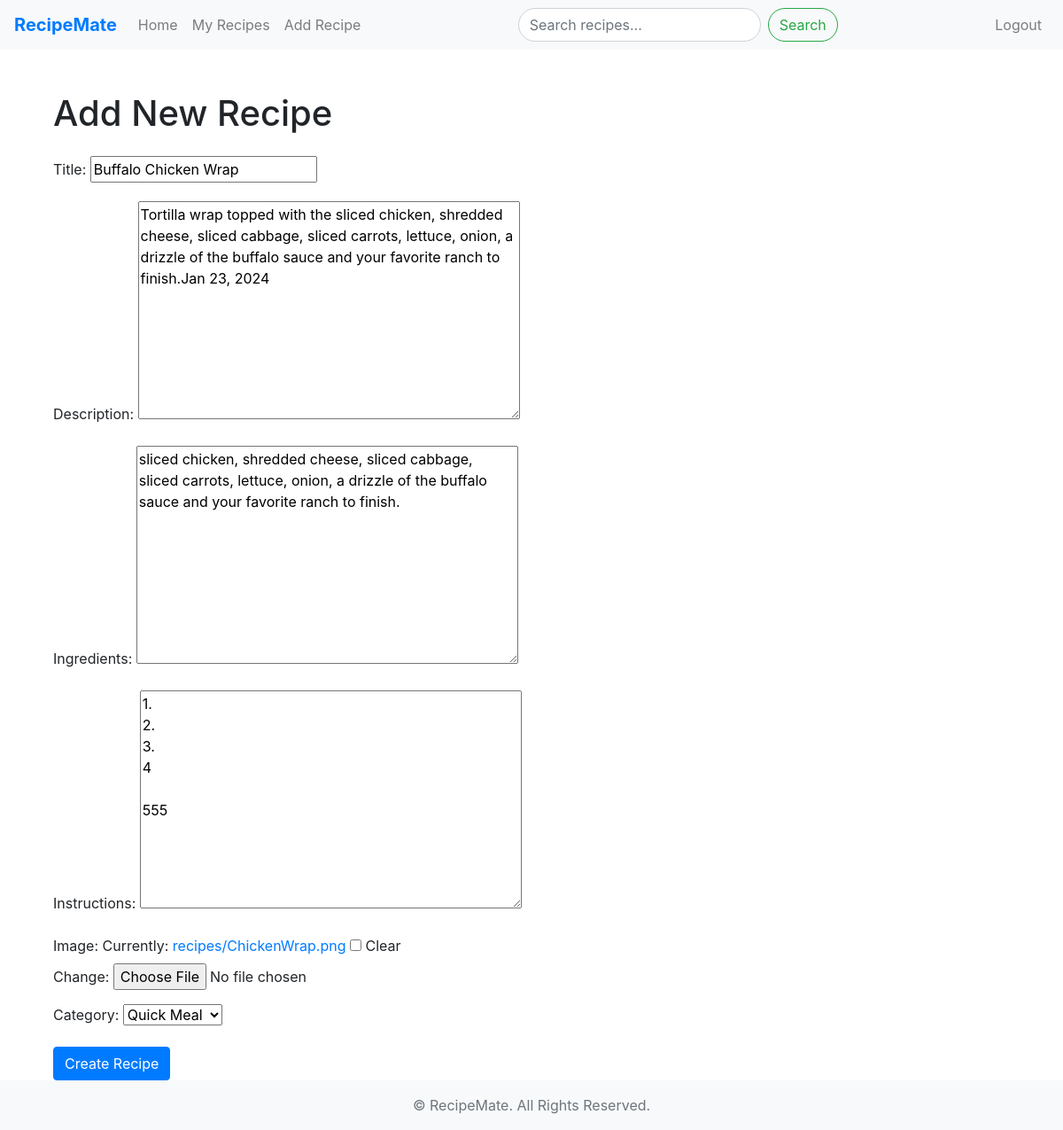
The page /recipes/3/edit/ (signed in) on the database its author committed.
### recipes/models.py (models this page shows, shortened)
class Recipe(models.Model):
    title = models.CharField(max_length=200)
    description = models.TextField()
    ingredients = models.TextField()
    instructions = models.TextField()
    image = models.ImageField(upload_to='recipes/', blank=True, null=True)
    category = models.CharField(max_length=100, choices=[
        ('Breakfast', 'Breakfast'),
        ('Lunch', 'Lunch'),
        ('Dinner', 'Dinner'),
        ('Dessert', 'Dessert'),
        ('Vegetarian', 'Vegetarian'),
        ('Vegan', 'Vegan'),
        ('Gluten-Free', 'Gluten-Free'),
        ('Quick Meal', 'Quick Meal'),
        ('Italian', 'Italian'),
        ('Mexican', 'Mexican'),
    ])
    author = models.ForeignKey(User, on_delete=models.CASCADE)
    created_at = models.DateTimeField(auto_now_add=True)
    updated_at = models.DateTimeField(auto_now=True)

### recipes/views.py (the view)
# urls.py: path('<int:pk>/edit/', views.recipe_edit, name='recipe_edit'),  # Edit recipe
@login_required
def recipe_edit(request, pk):
    recipe = get_object_or_404(Recipe, pk=pk)
    if recipe.author != request.user:
        return redirect('recipe_list')  # Prevent editing others' recipes
    if request.method == "POST":
        form = RecipeForm(request.POST, request.FILES, instance=recipe)
        if form.is_valid():
            form.save()
            return redirect('recipe_detail', pk=recipe.pk)
    else:
        form = RecipeForm(instance=recipe)
    return render(request, 'recipes/recipe_form.html', {'form': form})

### recipes/forms.py
class RecipeForm(forms.ModelForm):
    class Meta:
        model = Recipe
        fields = ['title', 'description', 'ingredients', 'instructions', 'image', 'category']

### recipes/templates/recipes/recipe_form.html (shortened to what this page needs)
{% extends 'base.html' %}
{% block content %}
<div class="container mt-5">
    <h1 class="mb-4">{% if recipe %}Edit Recipe{% else %}Add New Recipe{% endif %}</h1>
    <form method="post" enctype="multipart/form-data" class="form">
        <div class="form-group">
            {{ form.as_p }}
        </div>
        <button type="submit" class="btn btn-primary">
            {% if recipe %}Save Changes{% else %}Create Recipe{% endif %}
        </button>
    </form>
</div>
{% endblock %}

### rows shown on the page
Recipe: title "Buffalo Chicken Wrap", description "Tortilla wrap topped with the sliced chicken, shredded cheese, sliced cabbage, sliced carrots, lettuce, onion, a drizzle of the buffalo sauce and your favorite ranch to finish.Jan 23, 2024", ingredients "sliced chicken, shredded cheese, sliced cabbage, sliced carrots, lettuce, onion, a drizzle of the buffalo sauce and your favorite ranch to finish.", instructions "1. 2. 3. 4 555", category "Quick Meal"
